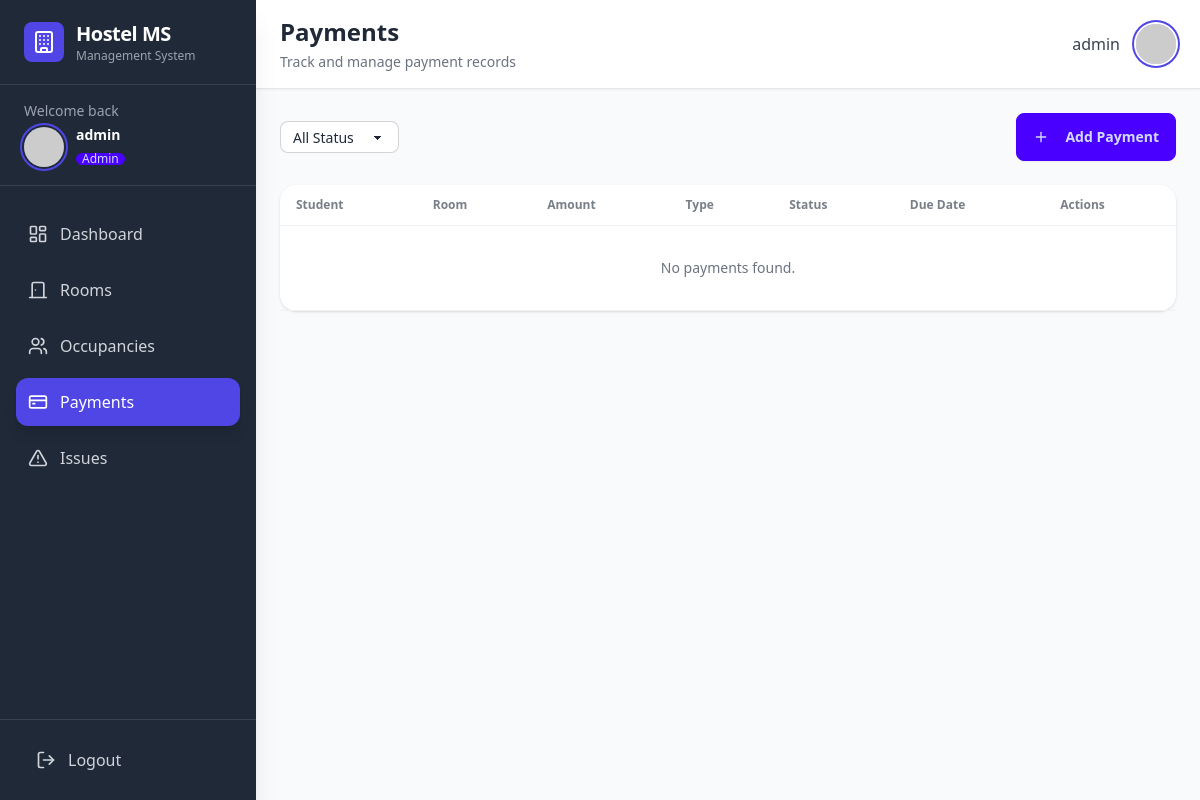
Page /payments/ (signed in) on the earlier database version.
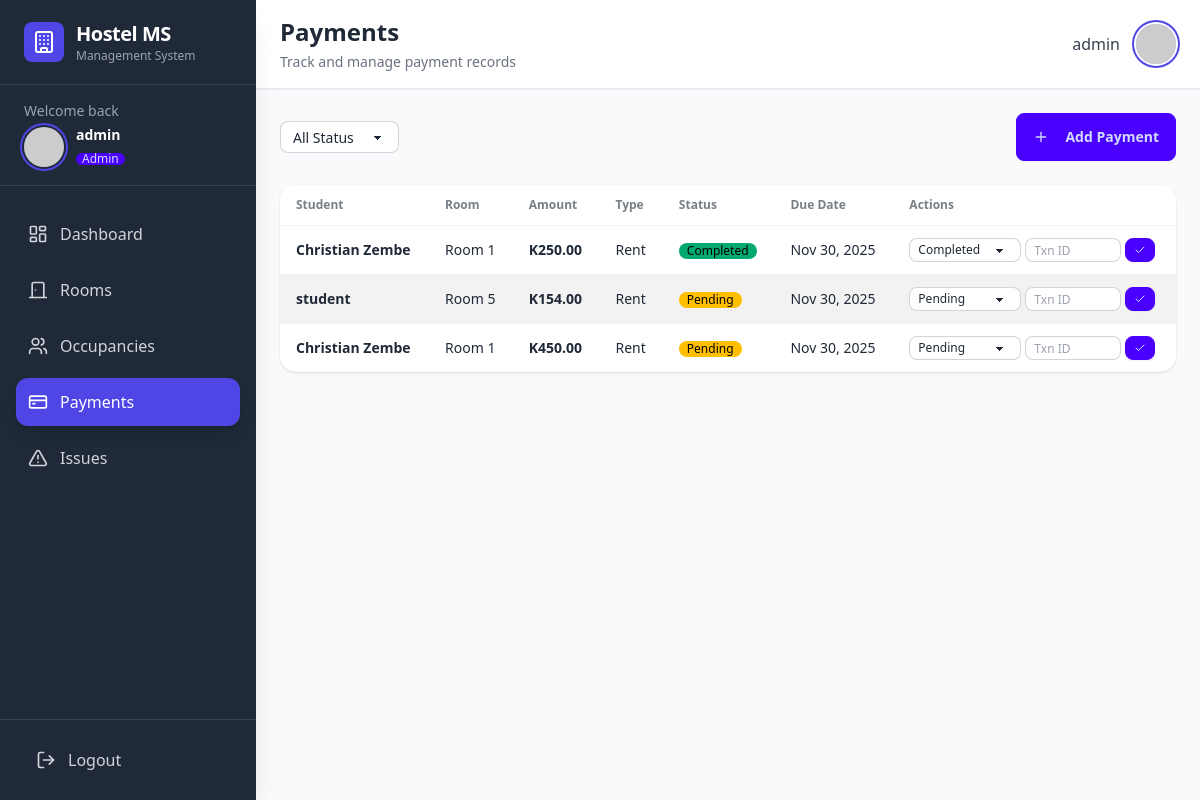
Same page on the later database version.
### hostel/models.py (models this page shows, shortened)
class Payment(models.Model):
    PAYMENT_STATUS = [
        ('pending', 'Pending'),
        ('completed', 'Completed'),
        ('failed', 'Failed'),
        ('refunded', 'Refunded'),
    ]
    PAYMENT_TYPE = [
        ('rent', 'Rent'),
        ('deposit', 'Security Deposit'),
        ('maintenance', 'Maintenance Fee'),
        ('other', 'Other'),
    ]
    occupancy = models.ForeignKey(Occupancy, on_delete=models.CASCADE, related_name='payments')
    amount = models.DecimalField(max_digits=10, decimal_places=2, validators=[MinValueValidator(Decimal('0.00'))])
    payment_type = models.CharField(max_length=15, choices=PAYMENT_TYPE, default='rent')
    payment_method = models.CharField(max_length=50, default='Cash')
    status = models.CharField(max_length=10, choices=PAYMENT_STATUS, default='pending')
    due_date = models.DateField()
    payment_date = models.DateField(null=True, blank=True)
    transaction_id = models.CharField(max_length=100, blank=True)
    proof_of_payment = models.ImageField(upload_to='payment_proofs/', blank=True, null=True)
    notes = models.TextField(blank=True)
    created_at = models.DateTimeField(auto_now_add=True)
    updated_at = models.DateTimeField(auto_now=True)
    class Meta:
        db_table = 'payments'
        ordering = ['-due_date']

class Occupancy(models.Model):
    student = models.ForeignKey(User, on_delete=models.CASCADE, related_name='occupancies')
    room = models.ForeignKey(Room, on_delete=models.CASCADE, related_name='occupancies')
    check_in_date = models.DateField()
    check_out_date = models.DateField(null=True, blank=True)
    bed_number = models.CharField(max_length=5)
    is_active = models.BooleanField(default=True)
    emergency_contact_name = models.CharField(max_length=100)
    emergency_contact_phone = models.CharField(max_length=15)
    notes = models.TextField(blank=True)
    created_at = models.DateTimeField(auto_now_add=True)
    updated_at = models.DateTimeField(auto_now=True)
    class Meta:
        db_table = 'occupancies'
        ordering = ['-check_in_date']
        unique_together = ['room', 'bed_number', 'is_active']

class User(AbstractUser):
    ROLE_CHOICES = [
        ('admin', 'Admin'),
        ('manager', 'Hostel Manager'),
        ('student', 'Student'),
    ]
    role = models.CharField(max_length=10, choices=ROLE_CHOICES, default='student')
    phone = models.CharField(max_length=15, blank=True)
    address = models.TextField(blank=True)
    profile_picture = models.ImageField(upload_to='profiles/', blank=True, null=True)
    email_verified = models.BooleanField(default=False)
    class Meta:
        db_table = 'users'

class Room(models.Model):
    ROOM_STATUS = [
        ('available', 'Available'),
        ('occupied', 'Occupied'),
        ('maintenance', 'Under Maintenance'),
    ]
    room_number = models.CharField(max_length=10, unique=True)
    capacity = models.IntegerField(validators=[MinValueValidator(1), MaxValueValidator(10)])
    current_occupancy = models.IntegerField(default=0, validators=[MinValueValidator(0)])
    status = models.CharField(max_length=15, choices=ROOM_STATUS, default='available')
    room_type = models.CharField(max_length=50, default='Standard')
    monthly_rent = models.DecimalField(max_digits=10, decimal_places=2, validators=[MinValueValidator(Decimal('0.00'))])
    description = models.TextField(blank=True)
    amenities = models.TextField(blank=True, help_text="Comma-separated amenities")
    created_at = models.DateTimeField(auto_now_add=True)
    updated_at = models.DateTimeField(auto_now=True)
    class Meta:
        db_table = 'rooms'
        ordering = ['room_number']

### hostel/views.py (the view)
# urls.py: path('payments/', payment_list, name='payment_list'),
@login_required
def payment_list(request):
    if request.user.role in ['admin', 'manager']:
        payments = Payment.objects.select_related('occupancy__student', 'occupancy__room').all()
    else:
        occupancy = Occupancy.objects.filter(student=request.user, is_active=True).first()
        payments = Payment.objects.filter(occupancy=occupancy) if occupancy else Payment.objects.none()
    status_filter = request.GET.get('status')
    if status_filter:
        payments = payments.filter(status=status_filter)
    context = {
        'payments': payments.order_by('-due_date'),
        'status_filter': status_filter,
    }
    return render(request, 'hostel/payment_list.html', context)

### templates/hostel/payment_list.html (shortened to what this page needs)
{% extends 'hostel/base.html' %}
{% block header %}Payments{% endblock %}
{% block subheader %}Track and manage payment records{% endblock %}
{% block content %}
<div class="space-y-6">
    <div class="flex flex-col lg:flex-row justify-between items-start lg:items-center gap-4">
        <form method="get" class="flex flex-wrap gap-2 items-center">
            <select name="status" class="select select-bordered select-sm w-full sm:w-auto" onchange="this.form.submit()">
                <option value="">All Status</option>
            </select>
        </form>
        {% if user.role in 'admin manager' %}
        <a href="{% url 'payment_create' %}" class="btn btn-primary w-full sm:w-auto">
            <i data-lucide="plus" class="w-4 h-4 mr-2"></i>
            Add Payment
        </a>
        {% endif %}
    </div>
    <div class="hidden md:block card bg-base-100 shadow">
        <div class="overflow-x-auto">
            <table class="table table-zebra">
                <thead>
                    <tr>
                        <th>Student</th>
                        <th>Room</th>
                        <th>Amount</th>
                        <th>Type</th>
                        <th>Status</th>
                        <th>Due Date</th>
                        {% if user.role in 'admin manager' %}<th>Actions</th>{% endif %}
                    </tr>
                </thead>
                <tbody>
                    {% for pay in payments %}
                    <tr>
                        <td class="font-semibold">{{ pay.occupancy.student.get_full_name|default:pay.occupancy.student.username }}</td>
                        <td>Room {{ pay.occupancy.room.room_number }}</td>
                        <td class="font-bold">K{{ pay.amount }}</td>
                        <td>{{ pay.payment_type }}</td>
                        <td>
                            <span class="badge badge-sm badge-{% if pay.status == 'pending' %}warning{% elif pay.status == 'completed' %}success{% else %}secondary{% endif %}">
                                {{ pay.status|title }}
                            </span>
                        </td>
                        <td>{{ pay.due_date|date:"M d, Y" }}</td>
                        {% if user.role in 'admin manager' %}
                        <td>
                            <form method="post" action="{% url 'payment_update_status' pay.id %}" class="flex gap-1 items-center">
                                <select name="status" class="select select-bordered select-xs w-28">
                                    <option value="pending" {% if pay.status == 'pending' %}selected{% endif %}>Pending</option>
                                    <option value="completed" {% if pay.status == 'completed' %}selected{% endif %}>Completed</option>
                                </select>
                                <input type="text" name="transaction_id" value="{{ pay.transaction_id|default:'' }}" placeholder="Txn ID" class="input input-bordered input-xs w-24">
                                <button class="btn btn-primary btn-xs">
                                    <i data-lucide="check" class="w-3 h-3"></i>
                                </button>
                            </form>
                        </td>
                        {% endif %}
                    </tr>
                    {% empty %}
                    <tr>
                        <td colspan="7" class="text-center py-8 text-gray-500">No payments found.</td>
                    </tr>
                    {% endfor %}
                </tbody>
            </table>
        </div>
    </div>
</div>
{% endblock %}

Differences in the rows shown:
added Payment: occupancy.student.get_full_name "Christian Zembe", occupancy.room.room_number "1", amount "250.00", payment_type "Rent", status "Completed", due_date "Nov 30, 2025"
added Payment: occupancy.student.get_full_name "student", occupancy.room.room_number "5", amount "154.00", payment_type "Rent", status "Pending", due_date "Nov 30, 2025"
added Payment: occupancy.student.get_full_name "Christian Zembe", occupancy.room.room_number "1", amount "450.00", payment_type "Rent", status "Pending", due_date "Nov 30, 2025"
Other differences:
text no longer shown: "No payments found."
